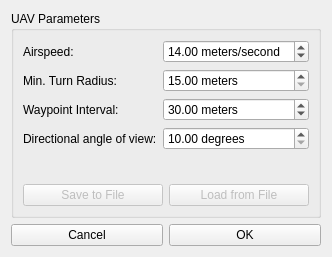
<?xml version="1.0" encoding="UTF-8"?>
<ui version="4.0">
 <class>UAVParametersWidget</class>
 <widget class="QWidget" name="UAVParametersWidget">
  <property name="geometry">
   <rect>
    <x>0</x>
    <y>0</y>
    <width>314</width>
    <height>257</height>
   </rect>
  </property>
  <property name="windowTitle">
   <string>UAV Parameters</string>
  </property>
  <property name="windowIcon">
   <iconset resource="../resources.qrc">
    <normaloff>:/icons/16x16/gui/images/16x16/actions/run.png</normaloff>:/icons/16x16/gui/images/16x16/actions/run.png</iconset>
  </property>
  <layout class="QVBoxLayout" name="verticalLayout_2">
   <item>
    <widget class="QGroupBox" name="groupBox">
     <property name="title">
      <string>UAV Parameters</string>
     </property>
     <layout class="QVBoxLayout" name="verticalLayout">
      <item>
       <layout class="QFormLayout" name="formLayout">
        <item row="0" column="0">
         <widget class="QLabel" name="label">
          <property name="text">
           <string>Airspeed:</string>
          </property>
         </widget>
        </item>
        <item row="1" column="0">
         <widget class="QLabel" name="label_2">
          <property name="text">
           <string>Min. Turn Radius:</string>
          </property>
         </widget>
        </item>
        <item row="0" column="1">
         <widget class="QDoubleSpinBox" name="airspeedSpinbox">
          <property name="suffix">
           <string> meters/second</string>
          </property>
          <property name="minimum">
           <double>1.000000000000000</double>
          </property>
          <property name="maximum">
           <double>100.000000000000000</double>
          </property>
          <property name="value">
           <double>14.000000000000000</double>
          </property>
         </widget>
        </item>
        <item row="1" column="1">
         <widget class="QDoubleSpinBox" name="turnRadiusSpinbox">
          <property name="suffix">
           <string> meters</string>
          </property>
          <property name="minimum">
           <double>15.000000000000000</double>
          </property>
         </widget>
        </item>
        <item row="2" column="0">
         <widget class="QLabel" name="label_3">
          <property name="text">
           <string>Waypoint Interval:</string>
          </property>
         </widget>
        </item>
        <item row="2" column="1">
         <widget class="QDoubleSpinBox" name="waypointIntervalSpinbox">
          <property name="suffix">
           <string> meters</string>
          </property>
          <property name="minimum">
           <double>5.000000000000000</double>
          </property>
          <property name="maximum">
           <double>150.000000000000000</double>
          </property>
          <property name="value">
           <double>30.000000000000000</double>
          </property>
         </widget>
        </item>
        <item row="3" column="0">
         <widget class="QLabel" name="label_4">
          <property name="text">
           <string>Directional angle of view:</string>
          </property>
         </widget>
        </item>
        <item row="3" column="1">
         <widget class="QDoubleSpinBox" name="angleOfViewSpinbox">
          <property name="suffix">
           <string> degrees</string>
          </property>
          <property name="minimum">
           <double>10.000000000000000</double>
          </property>
          <property name="maximum">
           <double>359.899999999999977</double>
          </property>
         </widget>
        </item>
       </layout>
      </item>
      <item>
       <layout class="QHBoxLayout" name="horizontalLayout">
        <item>
         <widget class="QPushButton" name="saveToFileButton">
          <property name="enabled">
           <bool>false</bool>
          </property>
          <property name="text">
           <string>Save to File</string>
          </property>
          <property name="icon">
           <iconset resource="../resources.qrc">
            <normaloff>:/icons/16x16/gui/images/16x16/devices/3floppy_unmount.png</normaloff>:/icons/16x16/gui/images/16x16/devices/3floppy_unmount.png</iconset>
          </property>
         </widget>
        </item>
        <item>
         <widget class="QPushButton" name="loadFromFileButton">
          <property name="enabled">
           <bool>false</bool>
          </property>
          <property name="text">
           <string>Load from File</string>
          </property>
          <property name="icon">
           <iconset resource="../resources.qrc">
            <normaloff>:/icons/16x16/gui/images/16x16/actions/fileopen.png</normaloff>:/icons/16x16/gui/images/16x16/actions/fileopen.png</iconset>
          </property>
         </widget>
        </item>
       </layout>
      </item>
     </layout>
    </widget>
   </item>
   <item>
    <layout class="QHBoxLayout" name="horizontalLayout_2">
     <item>
      <widget class="QPushButton" name="cancelButton">
       <property name="text">
        <string>Cancel</string>
       </property>
       <property name="icon">
        <iconset resource="../resources.qrc">
         <normaloff>:/icons/16x16/gui/images/16x16/actions/cancel.png</normaloff>:/icons/16x16/gui/images/16x16/actions/cancel.png</iconset>
       </property>
      </widget>
     </item>
     <item>
      <widget class="QPushButton" name="okButton">
       <property name="text">
        <string>OK</string>
       </property>
       <property name="icon">
        <iconset resource="../resources.qrc">
         <normaloff>:/icons/16x16/gui/images/16x16/actions/apply.png</normaloff>:/icons/16x16/gui/images/16x16/actions/apply.png</iconset>
       </property>
      </widget>
     </item>
    </layout>
   </item>
  </layout>
 </widget>
 <resources>
  <include location="../resources.qrc"/>
 </resources>
 <connections/>
</ui>
